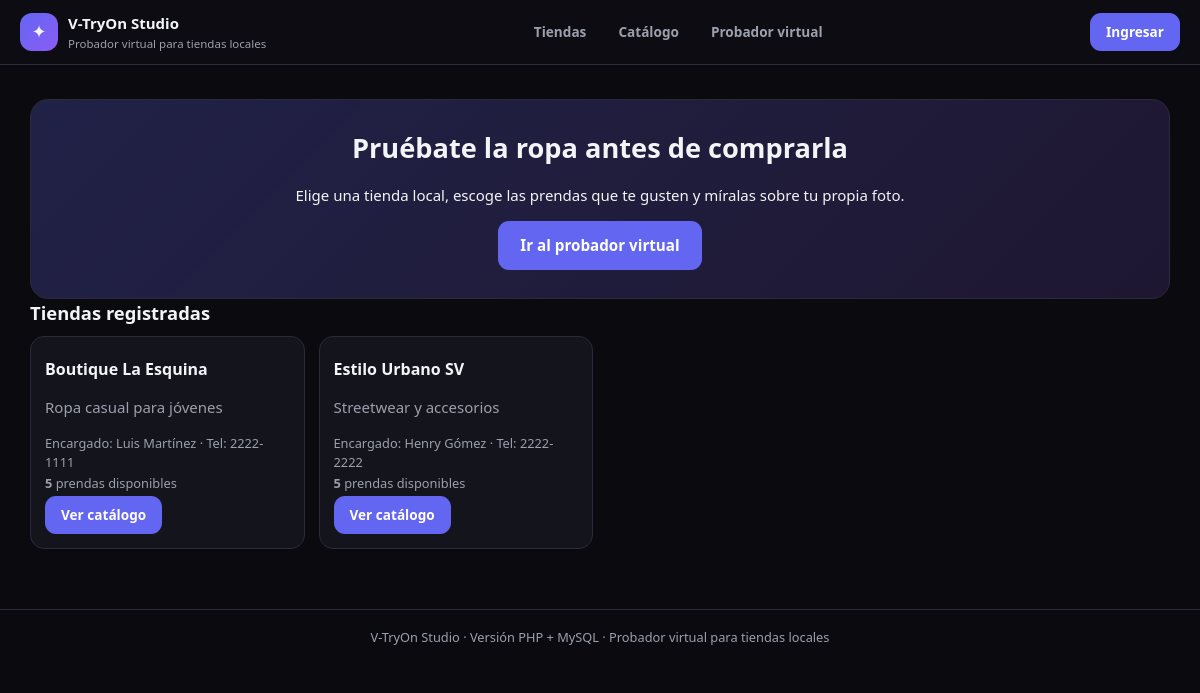
/php/index.php, run on the app's committed database.
### tables this page shows
CREATE TABLE ajustes (
  id                   TINYINT UNSIGNED PRIMARY KEY DEFAULT 1,
  nombre_sitio         VARCHAR(80)  NOT NULL,
  eslogan              VARCHAR(160),
  permitir_registro    BOOLEAN NOT NULL DEFAULT TRUE,
  mostrar_precios      BOOLEAN NOT NULL DEFAULT TRUE,
  ajuste_auto_defecto  BOOLEAN NOT NULL DEFAULT TRUE,
  quitar_fondo_defecto BOOLEAN NOT NULL DEFAULT TRUE,
  fecha_actualizacion  DATETIME NOT NULL DEFAULT CURRENT_TIMESTAMP ON UPDATE CURRENT_TIMESTAMP,
  CONSTRAINT chk_ajustes_unica CHECK (id = 1)
);

CREATE TABLE tiendas (
  id             INT UNSIGNED AUTO_INCREMENT PRIMARY KEY,
  nombre         VARCHAR(100) NOT NULL UNIQUE,
  descripcion    VARCHAR(200),
  encargado      VARCHAR(100),
  telefono       VARCHAR(30),
  activa         BOOLEAN NOT NULL DEFAULT TRUE,
  fecha_registro DATETIME NOT NULL DEFAULT CURRENT_TIMESTAMP
);

### php/includes/config.php (called while the page is built, shortened)
<?php
function db(): PDO
{
    static $pdo = null;
    if ($pdo === null) {
        $dsn = 'mysql:host=' . DB_HOST . ';dbname=' . DB_NOMBRE . ';charset=utf8mb4';
        try {
            $pdo = new PDO($dsn, DB_USUARIO, DB_CLAVE, [
                PDO::ATTR_ERRMODE => PDO::ERRMODE_EXCEPTION,
                PDO::ATTR_DEFAULT_FETCH_MODE => PDO::FETCH_ASSOC,
                PDO::ATTR_EMULATE_PREPARES => false,
            ]);
        } catch (PDOException $e) {
            die('<p style="font-family:sans-serif;padding:20px">No se pudo conectar con MySQL. '
                . 'Revisa que XAMPP esté encendido y que hayas importado <b>database/vtryon_db.sql</b>.<br><br>'
                . 'Detalle: ' . htmlspecialchars($e->getMessage()) . '</p>');
        }
    }
    return $pdo;
}
function e(?string $texto): string
{
    return htmlspecialchars((string) $texto, ENT_QUOTES, 'UTF-8');
}
function usuarioActual(): ?array
{
    return $_SESSION['usuario'] ?? null;
}
function esAdmin(): bool
{
    $u = usuarioActual();
    return $u !== null && (int) $u['rol_id'] === 1;
}
function urlBase(): string
{
    $enAdmin = str_contains(str_replace('\\', '/', $_SERVER['SCRIPT_NAME'] ?? ''), '/admin/');
    return $enAdmin ? '../' : '';
}
function ajustes(): array
{
    static $cache = null;
    if ($cache === null) {
        $cache = db()->query('SELECT * FROM ajustes WHERE id = 1')->fetch() ?: [
            'nombre_sitio' => 'V-TryOn Studio',
            'eslogan' => 'Probador virtual para tiendas locales',
            'permitir_registro' => 1,
            'mostrar_precios' => 1,
            'ajuste_auto_defecto' => 1,
            'quitar_fondo_defecto' => 1,
        ];
    }
    return $cache;
}

### php/index.php (the view, shortened to what this page needs)
<?php
require_once __DIR__ . '/includes/header.php';
$tiendas = db()->query(
    'SELECT t.*, COUNT(p.id) AS prendas
     FROM tiendas t
     LEFT JOIN prendas p ON p.tienda_id = t.id AND p.activa = 1
     WHERE t.activa = 1
     GROUP BY t.id
     ORDER BY t.nombre'
)->fetchAll();
?>
<section class="hero">
  <h1>Pruébate la ropa antes de comprarla</h1>
  <p>Elige una tienda local, escoge las prendas que te gusten y míralas sobre tu propia foto.</p>
  <a class="btn grande" href="probador.php">Ir al probador virtual</a>
</section>
<h2>Tiendas registradas</h2>
<div class="rejilla tiendas">
<?php foreach ($tiendas as $t): ?>
  <article class="tarjeta">
    <h3><?= e($t['nombre']) ?></h3>
    <p class="gris"><?= e($t['descripcion']) ?></p>
    <p class="mini">Encargado: <?= e($t['encargado'] ?: '—') ?> · Tel: <?= e($t['telefono'] ?: '—') ?></p>
    <p class="mini"><strong><?= (int) $t['prendas'] ?></strong> prendas disponibles</p>
    <a class="btn" href="catalogo.php?tienda=<?= (int) $t['id'] ?>">Ver catálogo</a>
  </article>
<?php endforeach; ?>
</div>
<?php require_once __DIR__ . '/includes/footer.php'; ?>

### php/includes/header.php (shortened to what this page needs)
<?php
require_once __DIR__ . '/config.php';
$cfg = ajustes();
$u = usuarioActual();
$base = urlBase();
?>
<!DOCTYPE html>
<html lang="es">
<head>
<link rel="stylesheet" href="<?= $base ?>assets/estilo.css">
</head>
<body>
<header class="barra">
  <a class="marca" href="<?= $base ?>index.php">
    <span class="logo">✦</span>
    <span>
      <strong><?= e($cfg['nombre_sitio']) ?></strong>
      <small><?= e($cfg['eslogan']) ?></small>
    </span>
  </a>
  <nav class="menu">
    <a href="<?= $base ?>index.php">Tiendas</a>
    <a href="<?= $base ?>catalogo.php">Catálogo</a>
    <a href="<?= $base ?>probador.php">Probador virtual</a>
  </nav>
  <div class="sesion">
    <?php if ($u): ?>
      <span class="avatar"><?= e(mb_strtoupper(mb_substr($u['nombre'], 0, 1))) ?></span>
      <span class="nombre"><?= e($u['nombre']) ?></span>
      <a class="btn-salir" href="<?= $base ?>logout.php">Salir</a>
    <?php else: ?>
      <a class="btn" href="<?= $base ?>login.php">Ingresar</a>
    <?php endif; ?>
  </div>
</header>
<main class="contenido">

### php/includes/footer.php (shortened to what this page needs)
</main>
<footer class="pie">
  <?= e(ajustes()['nombre_sitio']) ?> · Versión PHP + MySQL · Probador virtual para tiendas locales
</footer>
</body>
</html>

### php/assets/estilo.css (style rules this page uses)
:root { --fondo: #0b0b0f; --panel: #14141c; --panel-2: #1c1c28; --borde: #2a2a3a; --texto: #f3f4f6; --gris: #9aa0ad; --indigo: #6366f1; --indigo-2: #8b5cf6; --verde: #10b981; --ambar: #f59e0b; --rojo: #ef4444; }
* { box-sizing: border-box; }
body { margin: 0; background: var(--fondo); color: var(--texto); font-family: "Segoe UI", system-ui, -apple-system, Arial, sans-serif; font-size: 15px; line-height: 1.5; }
a { color: #c7d2fe; text-decoration: none; }
h1 { font-size: 1.7rem; margin: 18px 0 6px; }
h2 { font-size: 1.15rem; margin: 0 0 10px; }
h3 { font-size: 1rem; margin: 6px 0; }
.gris { color: var(--gris); }
.mini { font-size: 0.8rem; color: var(--gris); margin: 2px 0; }
.barra { display: flex; flex-wrap: wrap; gap: 12px; align-items: center; justify-content: space-between; padding: 12px 20px; background: rgba(12,12,18,0.95); border-bottom: 1px solid var(--borde); position: sticky; top: 0; z-index: 20; }
.marca { display: flex; align-items: center; gap: 10px; color: var(--texto); }
.marca .logo { width: 38px; height: 38px; border-radius: 12px; display: grid; place-items: center; background: linear-gradient(135deg, var(--indigo), var(--indigo-2)); font-size: 18px; }
.marca small { display: block; font-size: 0.72rem; color: var(--gris); }
.menu { display: flex; gap: 4px; flex-wrap: wrap; }
.menu a { padding: 7px 14px; border-radius: 10px; font-size: 0.85rem; font-weight: 600; color: var(--gris); }
.sesion { display: flex; align-items: center; gap: 8px; font-size: 0.85rem; }
.contenido { max-width: 1180px; margin: 0 auto; padding: 18px 20px 60px; }
.pie { border-top: 1px solid var(--borde); padding: 18px 20px; text-align: center; color: var(--gris); font-size: 0.8rem; }
.btn { display: inline-block; padding: 9px 16px; border-radius: 11px; border: 0; cursor: pointer; background: var(--indigo); color: #fff; font-size: 0.85rem; font-weight: 700; text-align: center; }
.btn.grande { padding: 13px 22px; font-size: 0.95rem; }
.hero { background: linear-gradient(135deg, rgba(99,102,241,0.25), rgba(139,92,246,0.15)); border: 1px solid var(--borde); border-radius: 18px; padding: 28px; text-align: center; margin-top: 16px; }
.hero h1 { margin-top: 0; }
.rejilla { display: grid; gap: 14px; }
.rejilla.tiendas { grid-template-columns: repeat(auto-fill, minmax(240px, 1fr)); }
.tarjeta { background: var(--panel); border: 1px solid var(--borde); border-radius: 14px; padding: 14px; }

### data on the page
ajustes: nombre_sitio "V-TryOn Studio", eslogan "Probador virtual para tiendas locales"
tiendas: nombre "Boutique La Esquina", descripcion "Ropa casual para jóvenes", encargado "Luis Martínez", telefono "2222-1111", prendas "5"
tiendas: nombre "Estilo Urbano SV", descripcion "Streetwear y accesorios", encargado "Henry Gómez", telefono "2222-2222", prendas "5"
